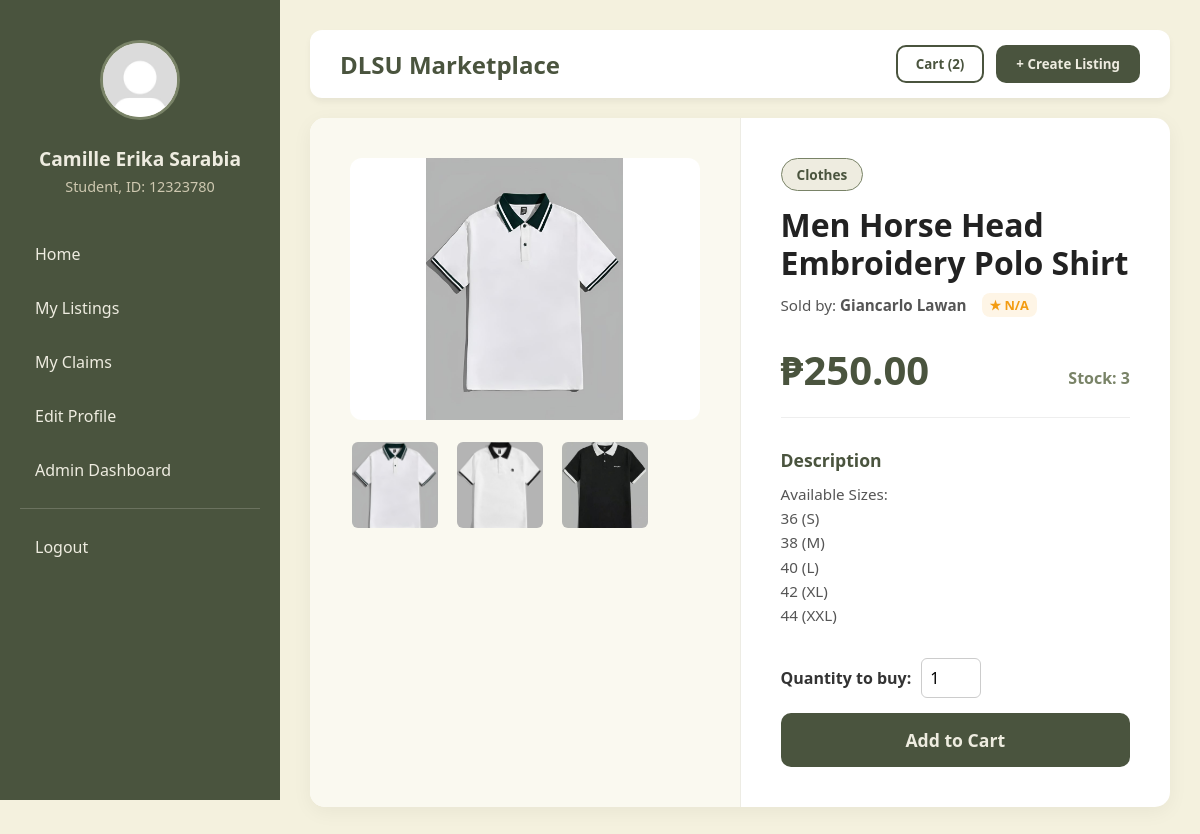
Page /viewitem.php?listing_id=3 (signed in) on the committed database.
### tables this page shows
CREATE TABLE `listings` (
  `listing_id` int NOT NULL,
  `seller_id` int NOT NULL,
  `product_name` varchar(150) NOT NULL,
  `description` text NOT NULL,
  `price` decimal(10,2) NOT NULL,
  `quantity` int NOT NULL DEFAULT '1',
  `category1_id` int NOT NULL,
  `category2_id` int DEFAULT NULL,
  `category3_id` int DEFAULT NULL,
  `status` enum('Pending','Available','Reserved','Sold','Rejected') DEFAULT 'Pending',
  `approved_by` int DEFAULT NULL,
  `created_at` timestamp NULL DEFAULT CURRENT_TIMESTAMP,
  `updated_at` timestamp NULL DEFAULT CURRENT_TIMESTAMP ON UPDATE CURRENT_TIMESTAMP
);

### viewitem.php (the view, shortened to what this page needs)
<?php
require 'db.php';
$user_id = $_SESSION['user_id'];
$dlsu_id_number = $_SESSION['dlsu_id_number'];
$first_name = $_SESSION['first_name'];
$last_name = $_SESSION['last_name'];
$full_name = trim($first_name . ' ' . $last_name);
$role = $_SESSION['role'];
$profile_pic = 'profile_pictures/' . $_SESSION['profile_picture'];
$admin_role_id = $_SESSION['admin_role_id'];
$listing_id = intval($_GET['listing_id']);
$cart_query = "SELECT COUNT(*) AS cart_count
               FROM cart
               WHERE buyer_id = ?";
$stmt = $conn->prepare($cart_query);
$stmt->bind_param('i', $user_id);
$stmt->execute();
$cart_result = $stmt->get_result();
$cart_row = $cart_result->fetch_assoc();
$cart_count = $cart_row['cart_count'];
$item_query = "SELECT c1.category_name AS cat1, c2.category_name AS cat2, c3.category_name AS cat3,
                      CONCAT(u.first_name, ' ', u.last_name) AS seller_name, IFNULL(ROUND(AVG(r.rating_value), 1), 0) AS avg_rating,
                      l.listing_id, l.seller_id, l.product_name, l.price, l.quantity, l.description, l.status
                FROM listings l
                LEFT JOIN users u ON u.user_id = l.seller_id
                LEFT JOIN ratings r ON r.rated_user_id = u.user_id
                LEFT JOIN categories c1 ON c1.category_id = l.category1_id
                LEFT JOIN categories c2 ON c2.category_id = l.category2_id
                LEFT JOIN categories c3 ON c3.category_id = l.category3_id
                WHERE l.listing_id = ?
                GROUP BY l.listing_id";
$stmt = $conn->prepare($item_query);
$stmt->bind_param('i', $listing_id);
$stmt->execute();
$item_result = $stmt->get_result();
$item = $item_result->fetch_assoc();
$profile_pictures = [];
$image_query = "SELECT image_path
                FROM listing_images
                WHERE listing_id = ?";
$stmt = $conn->prepare($image_query);
$stmt->bind_param('i', $listing_id);
$stmt->execute();
$image_result = $stmt->get_result();
if ($image_result->num_rows > 0) {
    while ($img_row = $image_result->fetch_assoc()) {
        $profile_pictures[] = $img_row['image_path'];
    }
}
$main_image = !empty($profile_pictures) ? $profile_pictures[0] : null;
$categories = [];
if (!empty($item['cat1'])) $categories[] = $item['cat1'];
?>
<!DOCTYPE html>
<html lang="en">
<head>
    <link rel="stylesheet" href="stylesheets/home.css" />
    <link rel="stylesheet" href="stylesheets/viewitem.css" />
</head>
<body>
    <div class="dashboard-container">
        <aside class="sidebar">
            <div class="user-profile-section">
                <img src="<?= $profile_pic; ?>" alt="Profile" class="nav-logo">
                <div class="user-info-display">
                    <h2 class="user-name"><?= $full_name; ?></h2>
                    <p class="user-id"><?= "$role, ID: $dlsu_id_number"; ?></p>
                </div>
            </div>
            <nav class="nav-menu">
                <a href="home.php">Home</a>
                <a href="mylistings.php">My Listings</a>
                <a href="myclaims.php">My Claims</a>
                <a href="editprofile.php">Edit Profile</a>
                <?php if (!empty($admin_role_id)): ?>
                    <a href="admin_dashboard.php">Admin Dashboard</a>
                <?php endif; ?>
                <hr class="nav-divider">
                <a href="logout.php" class="logout-link">Logout</a>
            </nav>
        </aside>
        <main class="main-content">
            <header class="top-bar" style="margin-bottom: 20px;">
                <form action="viewitem.php?listing_id=<?= $listing_id; ?>" method="POST" class="top-bar-form">
                    <div class="title-header">
                        <h2>DLSU Marketplace</h2>
                    </div>
                    <div class="header-actions">
                        <button type="submit" class="cart-btn" name="action" value="viewcart">Cart (<?= htmlspecialchars($cart_count); ?>)</button>
                        <button type="submit" class="create-listing-btn" name="action" value="createlisting">+ Create Listing</button>
                    </div>
                </form>
            </header>
            <div class="item-container">
                <div class="image-section">
                    <div class="main-image-box">
                        <?php if (!empty($main_image)): ?>
                            <img src="<?= $main_image; ?>" alt="Main Product Image" class="main-img" id="mainImage">
                        <?php else: ?>
                            <div class="no-image-large">No Image Available</div>
                        <?php endif; ?>
                    </div>
                    <?php if (!empty($profile_pictures)): ?>
                        <div class="thumbnail-row">
                            <?php foreach ($profile_pictures as $img): ?>
                                <img src="<?= $img; ?>" alt="Thumbnail" class="thumbnail" onclick="document.getElementById('mainImage').src=this.src;">
                            <?php endforeach; ?>
                        </div>
                    <?php endif; ?>
                </div>
                <div class="details-section">
                    <div class="category-wrapper">
                        <?php foreach ($categories as $cat): ?>
                            <span class="category-badge"><?= $cat; ?></span>
                        <?php endforeach; ?>
                    </div>
                    <h1 class="product-title"><?= $item['product_name']; ?></h1>
                    <div class="seller-info">
                        <span>Sold by: <strong><?= $item['seller_name']; ?></strong></span>
                        <?php if ($item['avg_rating'] > 0): ?>
                            <span class="seller-rating">★ <?= number_format($item['avg_rating'], 1); ?></span>
                        <?php else: ?>
                            <span class="seller-rating">★ N/A</span>
                        <?php endif; ?>
                    </div>
                    <div class="price-box">
                        <h2 class="price">₱<?= number_format($item['price'], 2); ?></h2>
                        <span class="stock">Stock: <?= intval($item['quantity']); ?></span>
                    </div>
                    <div class="description-box">
                        <h3>Description</h3>
                        <p><?= nl2br($item['description']); ?></p>
                    </div>
                    <?php if ($item['seller_id'] == $user_id): ?>
                        <div style="background: #e8e6d9; color: #4a543e; padding: 15px; border-radius: 10px; text-align: center; font-weight: bold; border: 1px dashed #798367;">
                            This is your own listing!
                        </div>
                    <?php else: ?>
                        <form action="cart_action.php" method="POST" class="purchase-form">
                            <div class="qty-input">
                                <label for="buy_qty">Quantity to buy:</label>
                                <input type="number" id="buy_qty" name="buy_qty" min="1" max="<?= intval($item['quantity']); ?>" value="1" required>
                            </div>
                            <button type="submit" class="add-cart-btn">Add to Cart</button>
                        </form>
                    <?php endif; ?>
                </div>
            </div>
        </main>
    </div>
</body>
</html>

### stylesheets/home.css (style rules this page uses)
* { box-sizing: border-box; margin: 0; padding: 0; font-family: "Segoe UI", Tahoma, Geneva, Verdana, sans-serif; }
body { background-color: #f4f1de; color: #333; }
.dashboard-container { display: flex; min-height: 100vh; }
.sidebar { width: 280px; background-color: #4a543e; color: #eeece0; padding: 40px 20px; position: fixed; height: 100vh; display: flex; flex-direction: column; }
.user-profile-section { text-align: center; margin-bottom: 35px; }
.nav-logo { width: 80px; height: 80px; border-radius: 50%; border: 3px solid #798367; margin-bottom: 15px; object-fit: cover; background-color: #eeece0; }
.user-name { font-size: 1.2rem; margin: 5px 0; color: #eeece0; }
.user-id { font-size: 0.9rem; color: #cec8b0; font-weight: 400; }
.nav-menu a { color: #eeece0; text-decoration: none; padding: 12px 15px; display: block; border-radius: 8px; margin-bottom: 8px; transition: 0.2s; }
.nav-divider { border: 0; border-top: 1px solid rgba(238, 236, 224, 0.2); margin: 15px 0; }
.main-content { margin-left: 280px; flex: 1; padding: 30px; }
.top-bar { display: flex; justify-content: space-between; align-items: center; padding: 15px 30px; background: #fff; border-radius: 12px; box-shadow: 0 4px 6px rgba(0, 0, 0, 0.05); margin-bottom: 30px; }
.title-header h2 { color: #4a543e; }
.header-actions { display: flex; gap: 12px; }
.cart-btn { background: transparent; border: 2px solid #4a543e; color: #4a543e; padding: 8px 18px; border-radius: 10px; font-weight: 600; cursor: pointer; transition: 0.3s; }
.create-listing-btn { background: #4a543e; color: #eeece0; border: none; padding: 10px 20px; border-radius: 10px; font-weight: 600; cursor: pointer; }
.seller-rating { font-size: 0.8rem; font-weight: 700; color: #f39c12; background: rgba(243, 156, 18, 0.1); padding: 3px 8px; border-radius: 8px; white-space: nowrap; }

### stylesheets/viewitem.css (style rules this page uses)
.top-bar-form { display: flex; width: 100%; justify-content: space-between; align-items: center; }
.item-container { background: #fff; border-radius: 15px; box-shadow: 0 5px 20px rgba(0,0,0,0.05); display: flex; overflow: hidden; min-height: calc(100vh - 140px); }
.image-section { flex: 1; max-width: 55%; padding: 40px; background: #faf9f0; border-right: 1px solid rgba(0,0,0,0.05); display: flex; flex-direction: column; }
.main-image-box { width: 100%; height: auto; aspect-ratio: 4 / 3; border-radius: 12px; overflow: hidden; margin-bottom: 20px; background: #cec8b0; }
.main-img { width: 100%; height: 100%; object-fit: contain; background: #fff; }
.thumbnail-row { display: flex; gap: 15px; flex-wrap: wrap; }
.thumbnail { width: 90px; height: 90px; object-fit: cover; border-radius: 8px; cursor: pointer; border: 2px solid transparent; transition: 0.2s; }
.details-section { flex: 1; padding: 40px; display: flex; flex-direction: column; }
.category-wrapper { display: flex; gap: 10px; flex-wrap: wrap; margin-bottom: 15px; }
.category-badge { background: #eeece0; color: #4a543e; padding: 6px 15px; border-radius: 20px; font-size: 0.85rem; font-weight: 700; border: 1px solid #798367; }
.product-title { font-size: 2rem; color: #222; margin-bottom: 10px; line-height: 1.2; }
.seller-info { display: flex; gap: 15px; margin-bottom: 25px; font-size: 0.95rem; color: #555; align-items: center; }
.price-box { display: flex; justify-content: space-between; align-items: flex-end; margin-bottom: 30px; padding-bottom: 20px; border-bottom: 1px solid #eee; }
.price { font-size: 2.5rem; color: #4a543e; }
.stock { font-size: 1rem; color: #798367; font-weight: 600; margin-bottom: 8px; }
.description-box { flex-grow: 1; margin-bottom: 30px; }
.description-box h3 { font-size: 1.1rem; color: #4a543e; margin-bottom: 10px; }
.description-box p { color: #555; line-height: 1.6; font-size: 0.95rem; }
.purchase-form { display: flex; flex-direction: column; gap: 15px; }
.qty-input { display: flex; align-items: center; gap: 10px; font-weight: 600; color: #333; }
.qty-input input { width: 60px; padding: 8px; border: 1px solid #ccc; border-radius: 6px; font-size: 1rem; outline: none; }
.add-cart-btn { background: #4a543e; color: #eeece0; border: none; padding: 15px; font-size: 1.1rem; font-weight: bold; border-radius: 10px; cursor: pointer; transition: 0.3s; }

### rows in the picture
listings: product_name "Men Horse Head Embroidery Polo Shirt", price "250.00", quantity "3", description "Available Sizes: 36 (S) 38 (M) 40 (L) 42 (XL) 44 (XXL)"

### other values in the picture
$full_name "Camille Erika Sarabia"
$role "Student"
$dlsu_id_number "12323780"
$cart_count "2"
$cat "Clothes"
$item['seller_name'] "Giancarlo Lawan"
